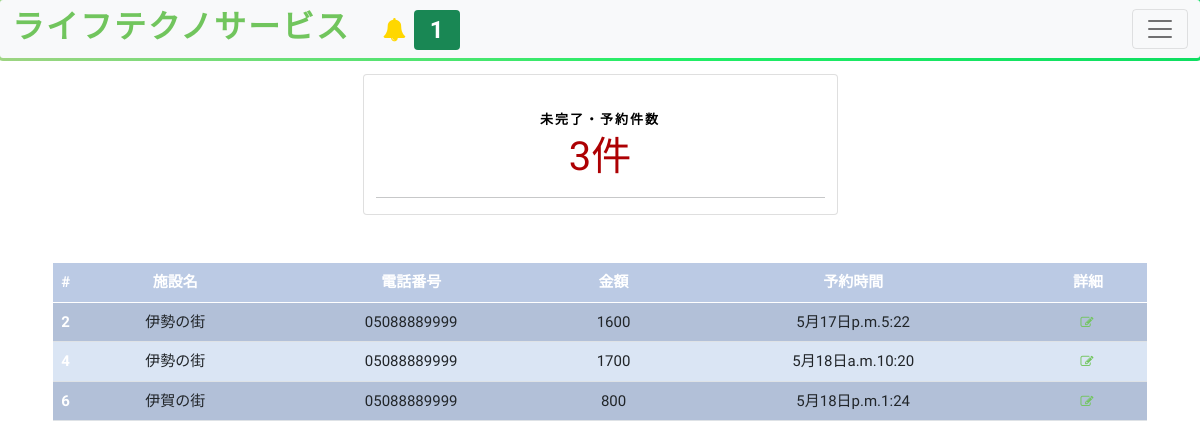
/dashboard/dashboard/ (signed in), run on an earlier commit of the app's database.
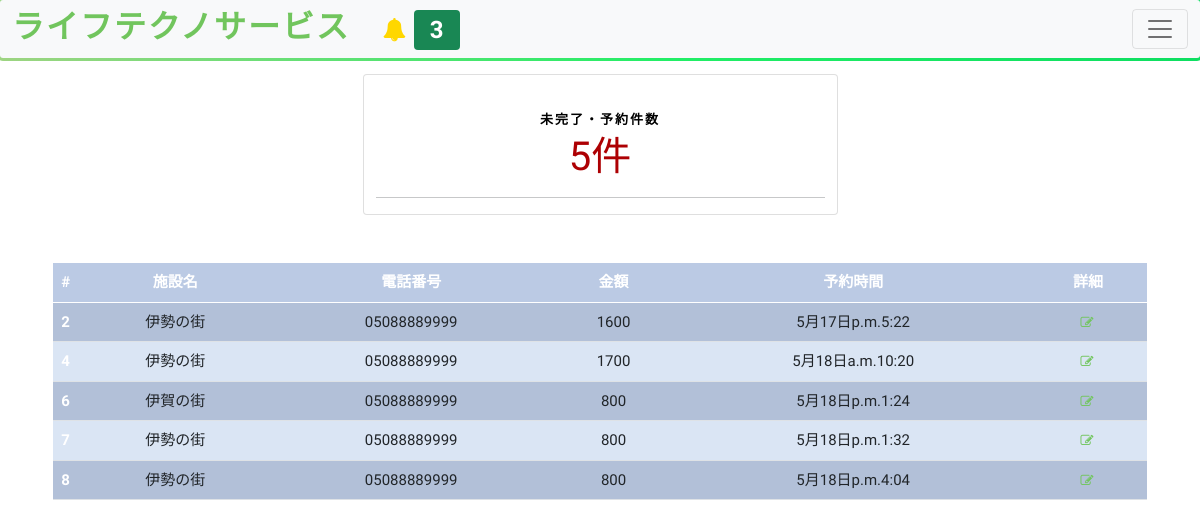
And on a later commit of the database.
### customer/models.py (models this page shows, shortened)
class OrderModel(models.Model):
    user = models.ForeignKey(User, on_delete=models.CASCADE)
    created_on = models.DateTimeField(auto_now_add=True)
    items = models.ManyToManyField('OrderItem', related_name='order', blank=True)
    name = models.CharField(max_length=50, blank=True)
    email = models.CharField(max_length=50, blank=True)
    facility = models.CharField(max_length=50, blank=True)
    phone = models.CharField(max_length=50, blank=True)
    is_paid = models.BooleanField(default=False)
    price = models.IntegerField(blank=True, null=True)
    ordered = models.BooleanField(default=False)
    description = models.CharField(max_length=100, blank=True)

### dashboard/views.py (the view)
# urls.py: path('dashboard/', Dashboard.as_view(), name='dashboard'),
class Dashboard(LoginRequiredMixin, UserPassesTestMixin, View):
    def get(self, request, *args, **kwargs):
        orders = OrderModel.objects.filter(ordered=True, is_paid=False)
        total_revenue = 0
        for order in orders:
            total_revenue += order.price
        context = {
            'orders': orders,
            'total_revenue': total_revenue,
            'total_orders' : len(orders),
        }
        return render(request, 'dashboard/dashboard.html',context)
    def test_func(self):
        return self.request.user.groups.filter(name='staff').exists()

### home/templatetags/custom_tags.py (called while the page is built)
@register.inclusion_tag('show_notifications.html', takes_context=True)
def show_notifications(context):
    request_user = context['request'].user
    notifications = Notification.objects.filter(to_user=request_user).exclude(user_has_seen=True).order_by('-date')
    return {'notifications': notifications}

### dashboard/templates/dashboard/dashboard.html
{% extends 'base.html' %}
{% block content %}
<div class="container">
    <div class="row justify-content-center mt-3">
        <div class="card col-md-5 mr-3">
            <br>
            <h4 class="text-center pt-2">未完了・予約件数</h4>
            <h1 class="text-center" style="color:#ad0003;">{{ total_orders }}件</h1>
            <hr>
        </div>
    </div>
    <div class="row justify-content-center">
        <div class="col-md-12 mt-5">
            <table class="table table-hover table-striped">
                <thead>
                    <tr>
                        <th scope="col" style="width: 10px;">#</th>
                        <th scope="col">施設名</th>
                        <th scope="col">電話番号</th>
                        <th scope="col">金額</th>
                        <th scope="col">予約時間</th>
                        <th scope="col">詳細</th>
                    </tr>
                </thead>
                <tbody>
                {% for order in orders %}
                    <tr>
                        <th scope="row">{{ order.pk }}</th>
                        <td>{{ order.facility }}</td>
                        <td>{{ order.phone }}</td>
                        <td>{{ order.price }}</td>
                        <td>{{ order.created_on  | date:"bd日af"}}</td>
                        <td><a href="{% url 'order-detail' order.pk %}"><i class="fa fa-edit"></i></a></td>
                    </tr>
                {% endfor %}
                </tbody>
            </table>
        </div>
    </div>
</div>
{% endblock content %}

### home/templates/base.html (shortened to what this page needs)
{% load static %}
{% load custom_tags %}
<!doctype html>
<html>
  <head>
    <link href="https://cdn.jsdelivr.net/npm/bootstrap@5.0.0-beta3/dist/css/bootstrap.min.css" rel="stylesheet">
    <link rel="stylesheet" href="https://cdnjs.cloudflare.com/ajax/libs/font-awesome/4.7.0/css/font-awesome.min.css">
  <link href="https://vjs.zencdn.net/7.11.4/video-js.css" rel="stylesheet" />
  <link href="{% static 'assets/vendor/aos/aos.css'%}" rel="stylesheet">
  <link href="{% static 'assets/vendor/bootstrap/css/bootstrap.min.css'%}" rel="stylesheet">
  <link href="{% static 'assets/vendor/bootstrap-icons/bootstrap-icons.css'%}" rel="stylesheet">
  <link href="{% static 'assets/vendor/glightbox/css/glightbox.min.css'%}" rel="stylesheet">
  <link href="{% static 'assets/vendor/swiper/swiper-bundle.min.css'%}" rel="stylesheet">
  <link rel="stylesheet" href="https://cdnjs.cloudflare.com/ajax/libs/font-awesome/4.7.0/css/font-awesome.min.css">
  <link href="{% static 'style.css'%}" rel="stylesheet">
  </head>
  <body>
  <nav class="navbar navbar-light bg-light gradient-border">
    <div class="container-fluid">
      <h2><a href="{% url 'home' %}">ライフテクノサービス</a>&emsp;<i style="font-size: 0.73em; color:gold;" class="fa fa-bell"></i>{% if user.is_authenticated %}
          {% show_notifications %}
        {% endif %}</h2>
      <button class="navbar-toggler" type="button" data-bs-toggle="collapse" data-bs-target="#navbarNavAltMarkup" aria-controls="navbarNavAltMarkup" aria-expanded="false" aria-label="Toggle navigation">
        <span class="navbar-toggler-icon"></span>
      </button>
    </div>
  </nav>
    {% block content %}
    {% endblock content %}
  </body>
</html>

### home/templates/show_notifications.html (shortened to what this page needs)
<div class="dropdown">
	<span class="badge bg-success notification-badge" onclick="showNotifications()">{{ notifications.count }}</span>
	</div>

### home/static/style.css (style rules this page uses)
body { background-color: #fff; font-family: "Kosugi Maru", sans-serif; }
h1, h2, h3, h4, h5, h6 { margin: 0; }
h2 { color: #000; font-weight: 600; }
h4 { color: #000; font-size: 13px; font-weight: 700; letter-spacing: 2px; text-transform: uppercase; line-height: 2; }
a { letter-spacing: 2px; text-decoration: none; color: #71c55d; }
span { letter-spacing: 1px; }
.fa { font-size: 13px; }
.notification-badge { transition: 0.3s; }
.dropdown { position: relative; }

### home/templates/base.html (style rules this page uses)
*, html, body { margin:0; padding:0; font-family: 'Kosugi Maru', sans-serif; }
.notification-badge { transition: 0.3s; }
.dropdown { position: relative; display: inline-block; }
.table { font-size:15px; text-align:center; width:98%; margin:auto; text-align:center; }
.table tr:nth-child(odd) { background-color: #BBCAE4 }
.table tr:nth-child(even) { background-color: #dae5f4 }
th { background-color: #337ab7; color:white; }
.gradient-border { --borderWidth: 3px; background: #1D1F20; position: relative; border-radius: var(--borderWidth); }
.gradient-border:after { content: ''; position: absolute; top: calc(-1 * var(--borderWidth)); left: calc(-1 * var(--borderWidth)); height: calc(100% + var(--borderWidth) * 2); width: calc(100% + var(--borderWidth) * 2); background: linear-gradient(60deg, #ACD185, #2e6, #06D85F, #1098ad, #07b39b, #6fba82); border-radius: calc(2 * var(--borderWidth)); z-index: -1; animation: animatedgradient 3s ease alternate infinite; background-size: 300% 300%; }

What changed in the data, as far as the page shows it:
added OrderModel: pk "7", facility "伊勢の街", phone "05088889999", price "800", created_on "5月18日p.m.1:32"
added OrderModel: pk "8", facility "伊勢の街", phone "05088889999", price "800", created_on "5月18日p.m.4:04"
Also different on the page:
{{ notifications.count }}: "1" → "3"
{{ total_orders }}: "3" → "5"
